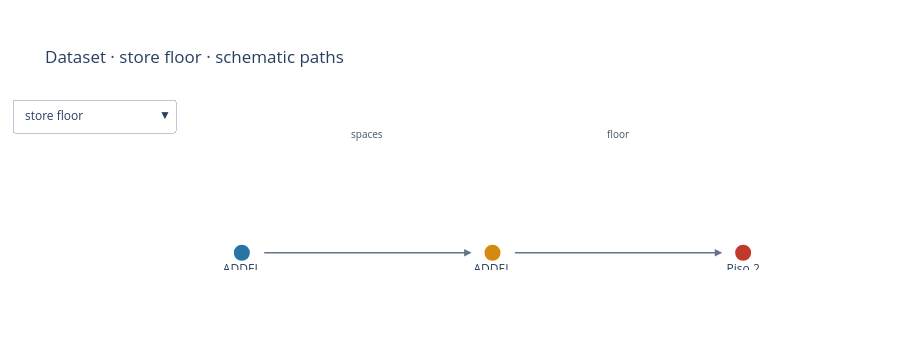

Notebook source saved alongside this figure:
### Markdown cell above
## Inspect a path family

Use the dropdown to switch examples. Each row is one displayed witness, with IDs
on hover. Repeated nodes in different rows preserve complete paths. Arrows show
**stored edge direction**, including reverse traversals; walking arrows show the
derived directed legs and measured metres. Positions are schematic, not map coordinates.

### Code cell
node_lookup = nodes.set_index("entity_id")
path_figure = go.Figure()
diagram_annotations = []
diagram_heights = []
for name, frame in witnesses.items():
    columns, edges, walking_path = path_specs[name]
    xs, ys, text, hover, colors = [], [], [], [], []
    annotations = []
    for row_number, row in enumerate(frame.to_dict("records")):
        for step, column in enumerate(columns):
            entity_id = row[column]
            node = node_lookup.loc[entity_id]
            xs.append(step * 3)
            ys.append(-row_number * 2)
            text.append(node.label if len(node.label) <= 25 else node.label[:22] + "…")
            hover.append(f"{node.label}<br>{node.kind}<br>{entity_id}")
            colors.append(COLORS.get(node.kind, "#777777"))
        for step, (relation, reverse) in enumerate(edges):
            left, right = step * 3 + 0.25, (step + 1) * 3 - 0.25
            if reverse:
                left, right = right, left
            edge_label = relation
            if walking_path:
                distance = row["distance_m" if len(edges) == 1 else f"leg_{step + 1}_m"]
                edge_label = f"{distance:.1f} m"
            annotations.extend([
                dict(x=right, y=-row_number * 2, ax=left, ay=-row_number * 2,
                     xref="x", yref="y", axref="x", ayref="y", text="", showarrow=True,
                     arrowhead=2, arrowwidth=1.5, arrowcolor="#64748b"),
                dict(x=step * 3 + 1.5, y=-row_number * 2 + 0.35, text=edge_label,
                     showarrow=False, font=dict(size=10, color="#475569")),
            ])
    if frame.empty:
        annotations.append(dict(x=0.5, y=0.5, xref="paper", yref="paper",
                                text="No matching paths under these filters", showarrow=False))
    path_figure.add_trace(go.Scatter(x=xs, y=ys, mode="markers+text", text=text,
        textposition="bottom center", hovertext=hover, hoverinfo="text", name=name,
        marker=dict(size=16, color=colors), visible=len(diagram_annotations) == 0))
    diagram_annotations.append(annotations)
    diagram_heights.append(max(340, len(frame) * 105 + 160))
buttons = []
for i, name in enumerate(witnesses):
    buttons.append(dict(label=name.replace("_", " "), method="update", args=[
        {"visible": [j == i for j in range(len(witnesses))]},
        {"annotations": diagram_annotations[i], "height": diagram_heights[i],
         "title": {"text": f"Dataset · {name.replace('_', ' ')} · schematic paths"},
         "xaxis.range": [-0.8, (len(path_specs[name][0]) - 1) * 3 + 0.8]},
    ]))
path_figure.update_layout(title="Dataset · store floor · schematic paths", template="plotly_white",
    annotations=diagram_annotations[0], height=diagram_heights[0], showlegend=False,
    updatemenus=[dict(buttons=buttons, direction="down", x=0, y=1.18)],
    margin=dict(l=80, r=90, t=125, b=70), xaxis=dict(visible=False, range=[-0.8, 6.8]),
    yaxis=dict(visible=False, autorange=True))
display(path_figure)
